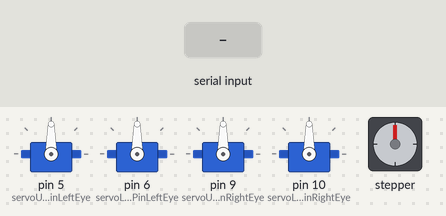
Simulated run of this sketch. Board: Arduino Uno, built with avr-gcc and run on an emulated ATmega328P. On the bench: 4 × servo, stepper motor. The test bench sets the inputs (shaded band). Stepper angles assume 200 steps per turn.

Above: at 10.4 s.
10.5 s: "30,150\n" received over Serial
At 11.3 s:
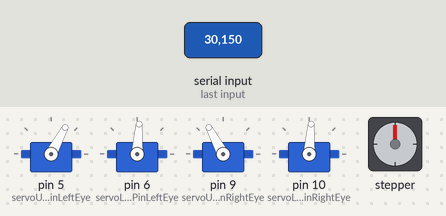
13.0 s: "1,90,45\n" received over Serial
At 13.6 s:
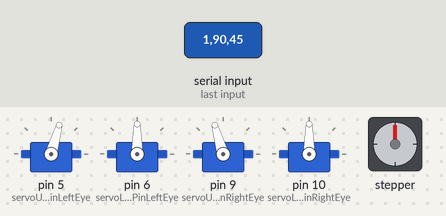
15.5 s: "200\n" received over Serial
At 16.3 s:
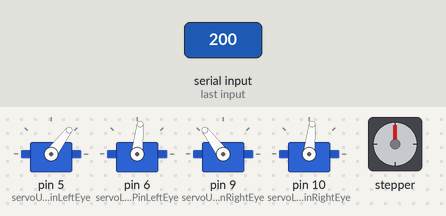
Timing chart, 0 to 18.5 s (numbered marks = the images above; inputs shaded):
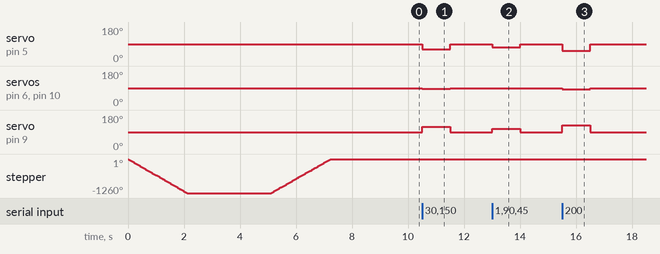

The sketch:

eyes.ino
```cpp
#include <Servo.h>
#include "Stepper.h"

// Пины для подключения сервомоторов
const int servoUpDownPinLeftEye = 5;       // пин для серво поворота вверх-вниз левого глаза
const int servoLeftRightPinLeftEye = 6;    // пин для серво поворота влево-вправо левого глаза
const int servoUpDownPinRightEye = 9;      // пин для серво поворота вверх-вниз правого глаза
const int servoLeftRightPinRightEye = 10;  // пин для серво поворота влево-вправо правого глаза

const int maxDeltaX = 20;
const int maxDeltaY = maxDeltaX;

const int stepsPerRevolution = 200;

// Объекты для управления сервомоторами
Servo servoUpDownLeftEye;
Servo servoLeftRightLeftEye;
Servo servoUpDownRightEye;
Servo servoLeftRightRightEye;

Stepper myStepper = Stepper(stepsPerRevolution, 3, 4, 7, 8);

void setup() {
  // Устанавливаем пины сервомоторов как выходы
  pinMode(servoUpDownPinLeftEye, OUTPUT);
  pinMode(servoLeftRightPinLeftEye, OUTPUT);
  pinMode(servoUpDownPinRightEye, OUTPUT);
  pinMode(servoLeftRightPinRightEye, OUTPUT);

  // Прикрепляем объекты к пинам
  servoUpDownLeftEye.attach(servoUpDownPinLeftEye);
  servoLeftRightLeftEye.attach(servoLeftRightPinLeftEye);
  servoUpDownRightEye.attach(servoUpDownPinRightEye);
  servoLeftRightRightEye.attach(servoLeftRightPinRightEye);

  // Инициализируем шаговый двигатель
  myStepper.setSpeed(100);

  // Инициализируем Serial порт
  Serial.begin(9600);

  servoUpDownLeftEye.write(90);
  servoLeftRightLeftEye.write(90);
  servoUpDownRightEye.write(90);
  servoLeftRightRightEye.write(90);
  eyes_on();
  delay(1000);
  eyes_off();
}

void eyes_off() {
  // Двигаем шаговый двигатель, чтобы глаза были включены
  myStepper.step(700);
  delay(2000);  // Ждем, пока глаза сместятся
}

void eyes_on() {
  // Двигаем шаговый двигатель, чтобы глаза были выключены
  myStepper.step(-700);
  delay(2000);  // Ждем, пока глаза сместятся
}

unsigned long lastDataTime = 0;  // Переменная для отслеживания времени последнего обновления данных

void loop() {
  // Проверяем, есть ли данные в Serial порте
  if (Serial.available() >= 7) {
    // Если данные есть, читаем их и обновляем переменную lastDataTime
    int delta_x = Serial.parseInt();
    int delta_y = Serial.parseInt();
    Serial.read();            // Пропускаем запятую
    lastDataTime = millis();  // Обновляем время последнего обновления данных

    // Переводим значения в углы поворота для сервомоторов
    int servoAngleX = map(delta_x, -320, 320, 135, 45);
    int servoAngleY = map(delta_y, -240, 240, 45, 135);

    // Поворачиваем сервомоторы в соответствии с углами
    servoUpDownLeftEye.write(180 - servoAngleY);
    servoLeftRightLeftEye.write(servoAngleX);
    servoUpDownRightEye.write(servoAngleY);
    servoLeftRightRightEye.write(servoAngleX);
  } else {
    // Если данные не поступают в течение определенного времени, возвращаем глаза в положение 90
    if (millis() - lastDataTime > 1000) {  // Если прошло более 1 секунды с последнего обновления данных
      servoUpDownLeftEye.write(90);
      servoLeftRightLeftEye.write(90);
      servoUpDownRightEye.write(90);
      servoLeftRightRightEye.write(90);
    }
  }
}
```

Measured:
- after the input at 10.5 s, servo on pin 5 (servoUpDownPinLeftEye): 90° → 62° at once, → 90° 1.0 s later; servo on pin 6 (servoLeftRightPinLeftEye), servo on pin 10 (servoLeftRightPinRightEye): 90° → 86° at once, → 90° 1.0 s later; servo on pin 9 (servoUpDownPinRightEye): 90° → 118° at once, → 90° 1.0 s later
- after the input at 13.0 s, servo on pin 5 (servoUpDownPinLeftEye): 90° → 74° at once, → 90° 1.0 s later; servo on pin 9 (servoUpDownPinRightEye): 90° → 106° at once, → 90° 1.0 s later
- after the input at 15.5 s, servo on pin 5 (servoUpDownPinLeftEye): 90° → 53° at once, → 90° 1.0 s later; servo on pin 6 (servoLeftRightPinLeftEye), servo on pin 10 (servoLeftRightPinRightEye): 90° → 84° at once, → 90° 1.0 s later; servo on pin 9 (servoUpDownPinRightEye): 90° → 127° at once, → 90° 1.0 s later
